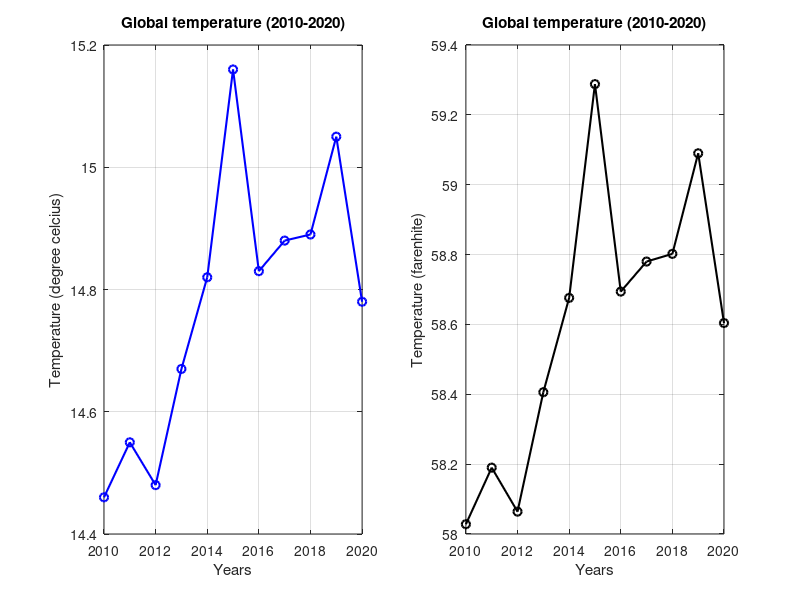

The MATLAB script that drew this image: (Note: this script raises an error after producing the figure.)
% Line plot
% Data of global temperature from 2010:2020
clc;clear all;
year=2010:1:2020;
temp=[14.46 14.55 14.48 14.67 14.82 15.16 14.83 ...
       14.88 14.89 15.05 14.78];
plot(year,temp,'b-o','linewidth',1.5); 
xlabel('Years');
ylabel('Temperature (Degree celcius)');
title('Line plot of global temperature (2010-2020)')
grid on;
%%
% Subplot
% Data of global temperature from 2010:2020
year=2010:1:2020;
temp_C=[14.46 14.55 14.48 14.67 14.82 15.16 14.83 ...
       14.88 14.89 15.05 14.78];
temp_F=[58.028 58.19 58.064 58.406 58.676 59.288 ...
       58.694 58.78 58.802 59.09 58.604];
subplot (1,2,1);
plot(year,temp_C,'b-o','linewidth',1.5); 
xlabel('Years');
ylabel('Temperature (degree celcius)');
title('Global temperature (2010-2020)')
grid on;
subplot (1,2,2);
plot(year,temp_F,'k-o','linewidth',1.5);
xlabel('Years');
ylabel('Temperature (farenhite)');
title('Global temperature (2010-2020)')
grid on;
%%
%% Double-axis plot
% Data: Price of Copper and Steel (2000-2020)
clc; clear all;
year=2000:5:2020;
copper_price=[1813 3679 7535 5631 5786];
steel_price=[296 633 716 543 491];
colororder({'k','b'})
yyaxis left
plot(year,copper_price,'k-o','linewidth',1.5);
xlim([2000 2020]);
ylim([0 8000]);
xlabel('Year');
ylabel('Copper Price ($/Tonne)');
hold on
yyaxis right
plot(year,steel_price,'b-o','linewidth',1.5);
ylim([200 1000]);
ylabel('Steel Price ($/Tonne)');
legend({'Copper Price','Steel Price'},'Location','Northwest');
title('Price of Copper and Steel (2000-2020)')
grid on




